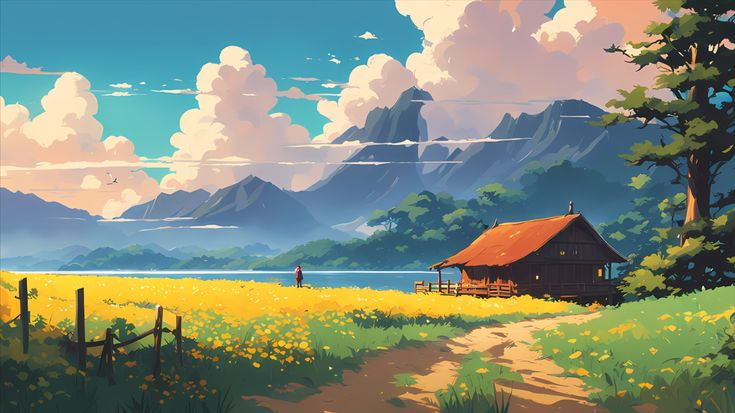
#> input picture Open_CV/resources/images/img8.jpg, 735 x 413 px
$ python 4_black_and_white_image.py
#> lines starting #> are read from the running program, lines starting #| are printed output that depends on the picture; after the words box and inside, x2 and y2 are one past the last pixel; in counts of white or black regions, pixels touching at a corner belong together
# Black and White Image
import cv2
img = cv2.imread("../resources/images/img8.jpg")
#> img is the input picture: shape (413, 735, 3); mean B, G, R 123.4, 140, 129.1
img2 = cv2.resize(img,(300,300))
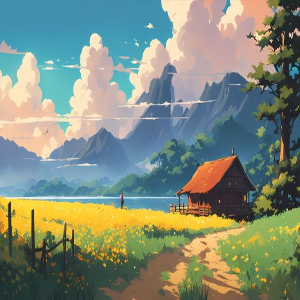
#> img2: shape (300, 300, 3); mean B, G, R 123.3, 139.8, 129
gray_img = cv2.cvtColor(img2,cv2.COLOR_BGR2GRAY)
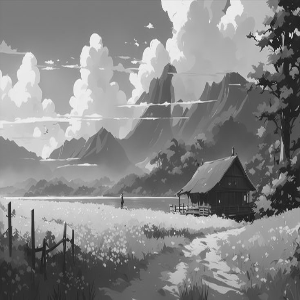
#> gray_img: shape (300, 300); min 19, max 247, mean 134.7

(thresh, b_w) = cv2.threshold(gray_img,127,255, cv2.THRESH_BINARY)
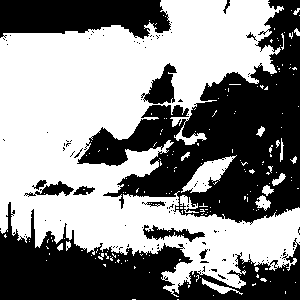
#> b_w: shape (300, 300); 54% white; 113 black regions (101 under 20 px), largest, box (x1, y1, x2, y2) and area: (77, 0, 300, 225) 21020, (0, 202, 300, 300) 13058, (0, 0, 171, 39) 5213

cv2.imshow("color img", img2)
cv2.imshow("gray img", gray_img)
cv2.imshow("black_and_white img", b_w)

cv2.waitKey(0)
cv2.destroyAllWindows()

$ run again, with Open_CV/resources/images/img1.jpg copied over Open_CV/resources/images/img8.jpg
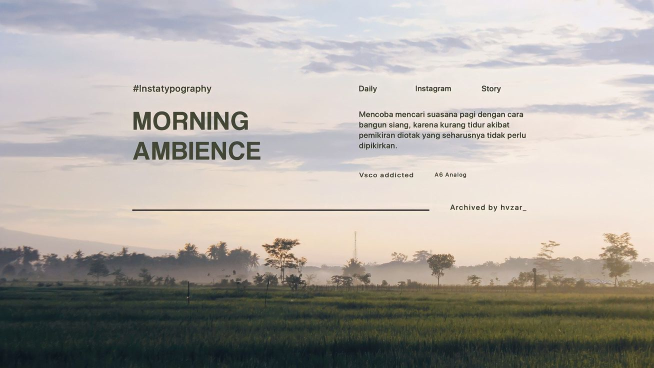
#> input picture Open_CV/resources/images/img1.jpg, 1308 x 736 px (shown at 1/2 size)
#> img is the input picture: shape (736, 1308, 3); mean B, G, R 163.1, 169.1, 174.3
#> `gray_img = cv2.cvtColor(img2,cv2.COLOR_BGR2GRAY)`:
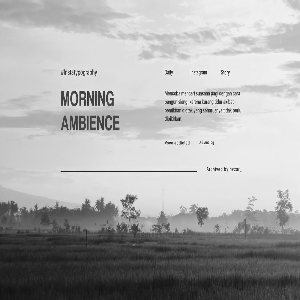
#> gray_img: shape (300, 300); min 17, max 252, mean 169.8
#> `(thresh, b_w) = cv2.threshold(gray_img,127,255, cv2.THRESH_BINARY)`:
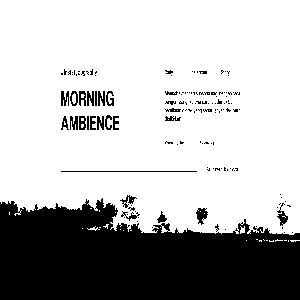
#> b_w: shape (300, 300); 71.6% white; 142 black regions (115 under 20 px), largest, box (x1, y1, x2, y2) and area: (0, 198, 300, 300) 23475, (61, 171, 197, 172) 136, (196, 208, 208, 225) 123

$ run again, with Open_CV/resources/images/img2.jpg copied over Open_CV/resources/images/img8.jpg
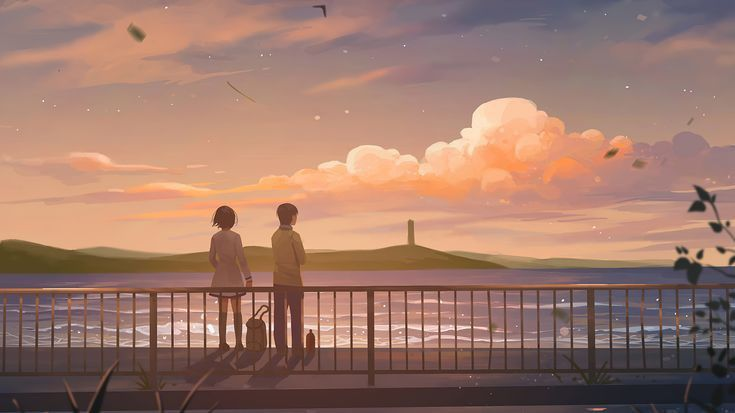
#> input picture Open_CV/resources/images/img2.jpg, 735 x 413 px
#> img is the input picture: shape (413, 735, 3); mean B, G, R 107.4, 121.6, 158.9
#> `gray_img = cv2.cvtColor(img2,cv2.COLOR_BGR2GRAY)`:
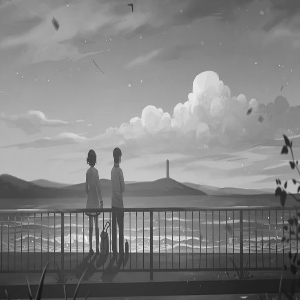
#> gray_img: shape (300, 300); min 19, max 251, mean 131
#> `(thresh, b_w) = cv2.threshold(gray_img,127,255, cv2.THRESH_BINARY)`:
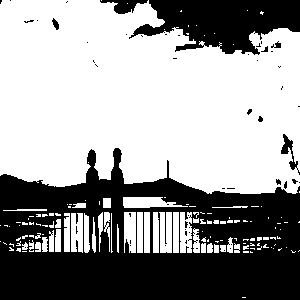
#> b_w: shape (300, 300); 60.3% white; 55 black regions (46 under 20 px), largest, box (x1, y1, x2, y2) and area: (0, 148, 300, 300) 28980, (129, 0, 300, 55) 5892, (100, 0, 148, 14) 334

$ run again, with Open_CV/resources/images/img3.jpg copied over Open_CV/resources/images/img8.jpg
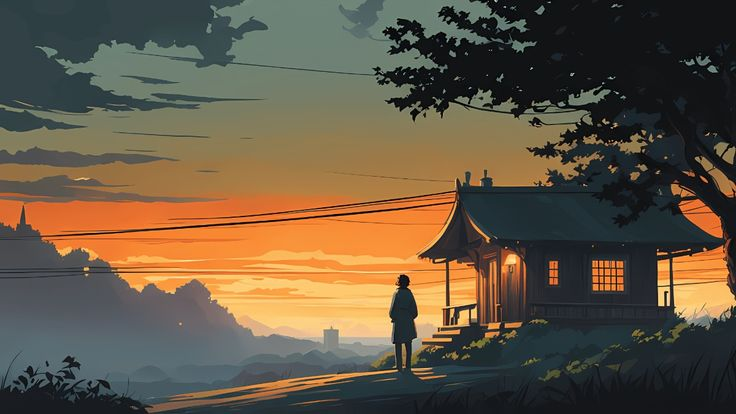
#> input picture Open_CV/resources/images/img3.jpg, 736 x 414 px
#> img is the input picture: shape (414, 736, 3); mean B, G, R 67.5, 86.9, 100.8
#> `gray_img = cv2.cvtColor(img2,cv2.COLOR_BGR2GRAY)`:
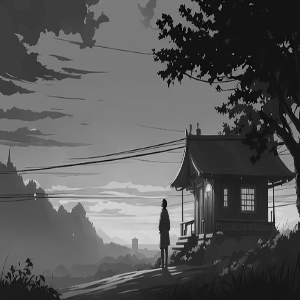
#> gray_img: shape (300, 300); min 1, max 229, mean 88.7
#> `(thresh, b_w) = cv2.threshold(gray_img,127,255, cv2.THRESH_BINARY)`:
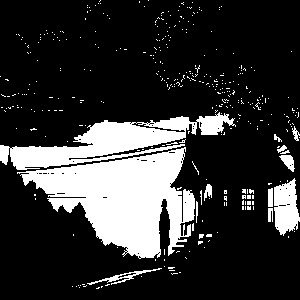
#> b_w: shape (300, 300); 20.4% white; 369 white regions (356 under 20 px), largest, box (x1, y1, x2, y2) and area: (17, 147, 195, 259) 10398, (0, 112, 236, 170) 5185, (274, 178, 300, 236) 1064
